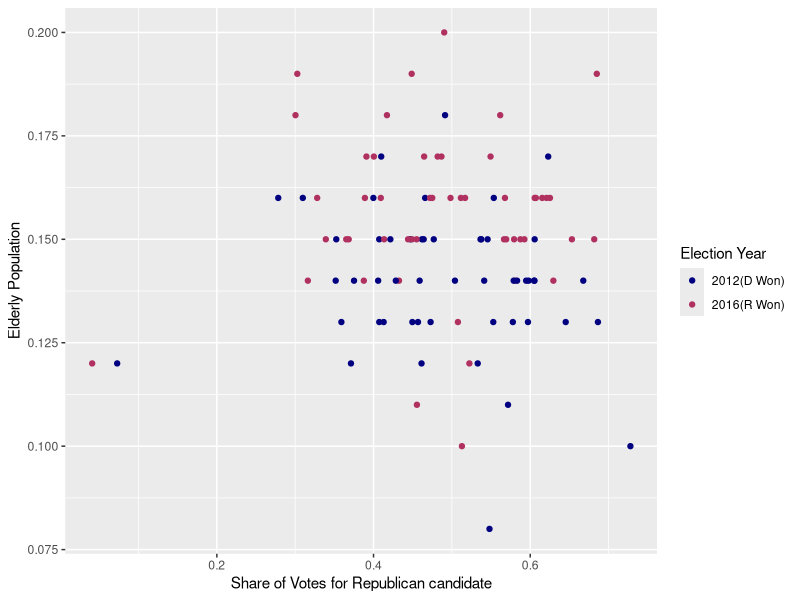
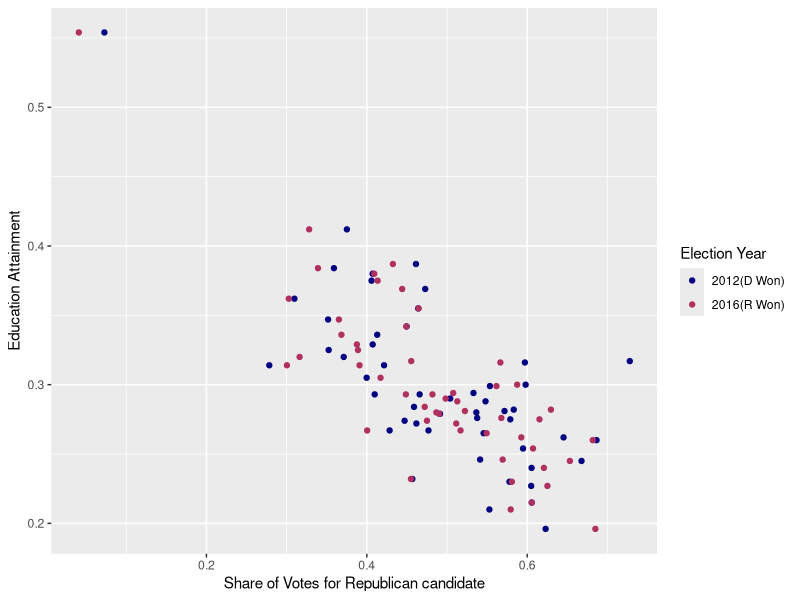

Here is the R script that generated these plots, in order:
library(tidyverse)

#讀取資料

setwd(getwd())
elec<-read_csv('elec.csv')
pop12<-read_csv('pop2012.csv')
pop16<-read_csv('pop2016.csv')
state<-read_csv('state_info.csv')
edu<-read_csv('edu.csv')

#資料處理

pop.m<-bind_rows(pop12,pop16,.id='year')%>%
  mutate(year=as.numeric(year),
         year=if_else(year==1,2012,2016))

elec.m<-left_join(elec,state,by=c('state'='Postal'))

combined<-left_join(elec.m,pop.m,by=c('year'='year','State'='Location'))%>%
  left_join(edu,by=c('State'='state'))

#資料視覺化

combined%>%
  ggplot(aes(x=R_share,y=elderly,color=factor(year)))+
  geom_point()+
  scale_color_manual(limits=c(2012,2016),
                     labels=c('2012(D Won)','2016(R Won)'),
                     values=c('navyblue','maroon'),
                     name='Election Year')+
  labs(x='Share of Votes for Republican candidate',y='Elderly Population')
  

combined%>%
  ggplot(aes(x=R_share,y=per.bac,color=factor(year)))+
  geom_point()+
  scale_color_manual(limits=c(2012,2016),
                     labels=c('2012(D Won)','2016(R Won)'),
                     values=c('navyblue','maroon'),
                     name='Election Year')+
  labs(x='Share of Votes for Republican candidate',y='Education Attainment')
  

  
